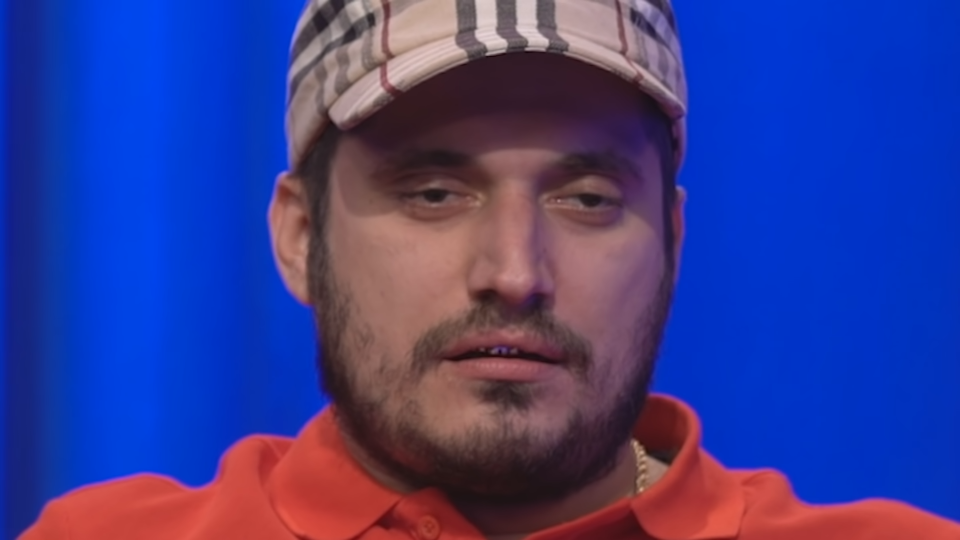
#> input picture 2022-12-06.png, 1920 x 1080 px (shown at 1/2 size)
$ python Task3.py
#> lines starting #> are read from the running program, lines starting #| are printed output that depends on the picture
from PIL import Image
import numpy as np

img = Image.open("2022-12-06.png")
#> img is the input picture: PIL image 1920x1080 RGBA; mean R, G, B, A 58.6, 61.9, 141.3, 255
arr = np.array(img)
a = len(arr)
#> a = 1080
a1 = len(arr[1])
#> a1 = 1920
result_arr = np.zeros((a, a1))  # Пустая матрица размера изображения
i = 0
while i < a:
    j = 0
    while j < a1:
        s = 0
        for n in range(i, i + 10):
            for n1 in range(j, j + 10):
                m1 = arr[n][n1][0]
                n2 = arr[n][n1][1]
                n3 = arr[n][n1][2]
                M = m1 // 100 + n2 // 100 + n3 // 100
                s += M
        s = int(s)
        for n in range(i, i + 10):
            for n1 in range(j, j + 10):
                result_arr[n][n1] = int(
                    s // 50) * 50  # Вместо замены значений в изначальной матрице вставляем значение в заданную в
                # начале пустую
        j = j + 10
    i = i + 10
#> this loop made 108 passes
#> i on passes 1 to 12: 10, 20, 30, 40, 50, 60, 70, 80, 90, 100, 110, 120
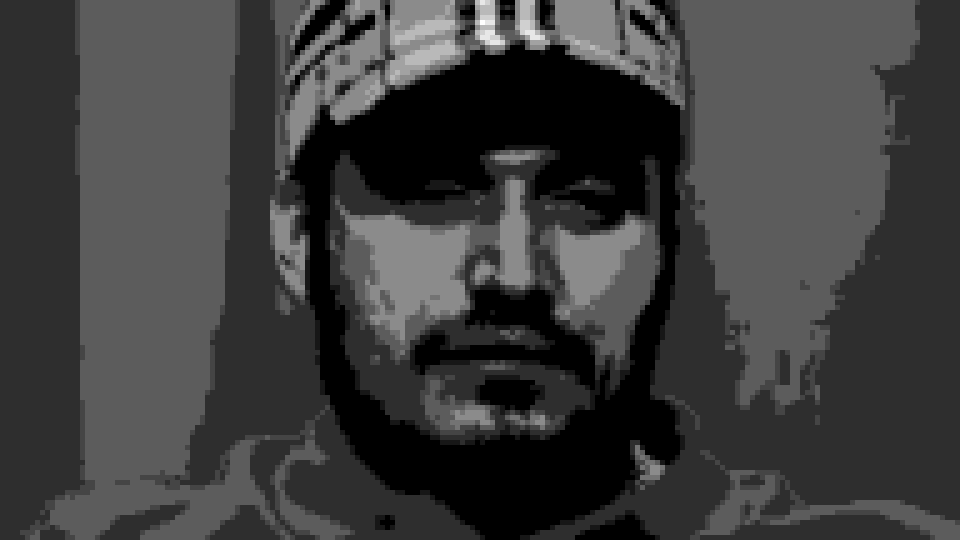
#> result_arr: shape (1080, 1920) float64 (shown at 1/2 size); min 0, max 550, mean 131.3; drawn with min black and max white
#> after the loop, i = 1080
res = Image.fromarray(result_arr)
res = res.convert('RGB')
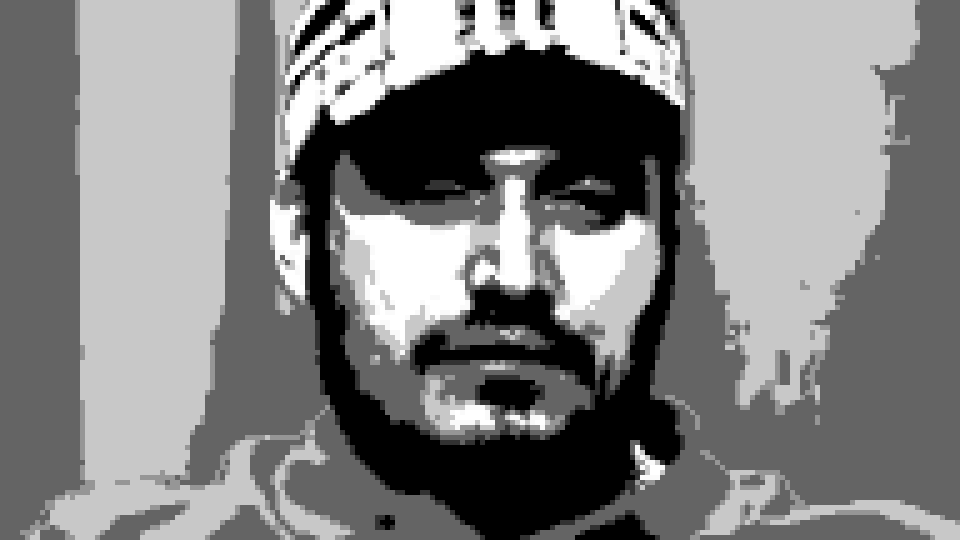
#> res: PIL image 1920x1080 RGB (shown at 1/2 size); min 0, max 255, mean 127.8
res.save('res.png')
